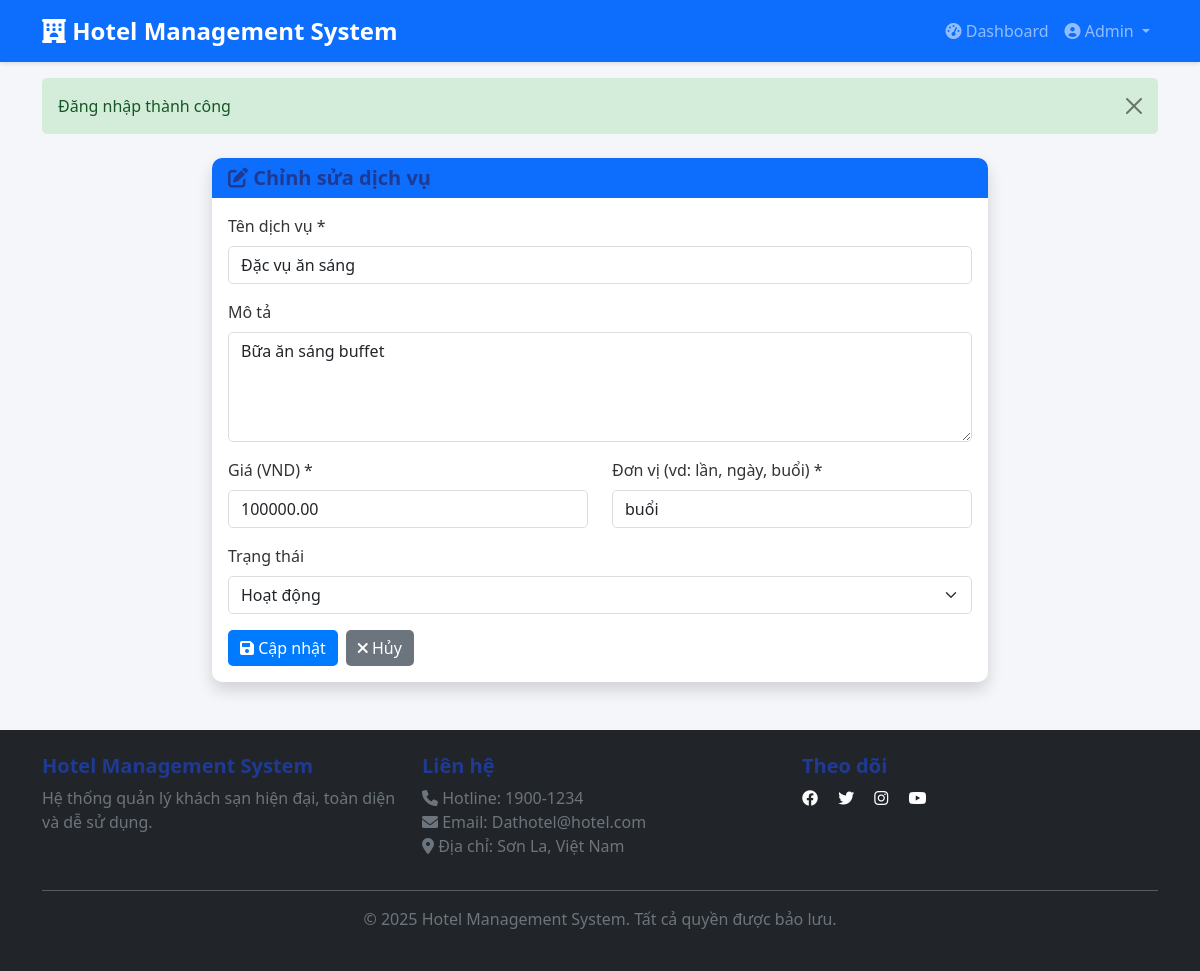
Page /modules/admin/services/edit.php?id=1 (signed in) on the committed database.
### tables this page shows
CREATE TABLE IF NOT EXISTS services (
    id INT PRIMARY KEY AUTO_INCREMENT,
    service_name NVARCHAR(100) NOT NULL,
    description TEXT,
    price DECIMAL(10,2) NOT NULL,
    unit NVARCHAR(20),
    status ENUM('active', 'inactive') DEFAULT 'active',
    created_at TIMESTAMP DEFAULT CURRENT_TIMESTAMP,
    INDEX idx_service_name (service_name),
    INDEX idx_status (status)
);

### includes/functions.php (called while the page is built, shortened)
<?php
function esc($text) {
    return htmlspecialchars($text, ENT_QUOTES, 'UTF-8');
}
?>

### modules/admin/services/edit.php (the view, shortened to what this page needs)
<?php
require_once '../../../config/database.php';
require_once '../../../includes/functions.php';
$service_id = $_GET['id'] ?? 0;
$service = null;
try {
    $stmt = $pdo->prepare("SELECT * FROM services WHERE id = :id");
    $stmt->execute(['id' => $service_id]);
    $service = $stmt->fetch();
} catch (PDOException $e) {
    error_log($e->getMessage());
    die('Lỗi: ' . $e->getMessage());
}
?>
<?php include_once ROOT_PATH . 'includes/header.php'; ?>
<div class="container-fluid mt-4">
    <div class="row justify-content-center">
        <div class="col-md-8">
            <div class="card shadow">
                <div class="card-header bg-primary text-white">
                    <h5 class="mb-0"><i class="fas fa-edit"></i> Chỉnh sửa dịch vụ</h5>
                </div>
                <div class="card-body">
                    <form method="POST">
                        <div class="mb-3">
                            <label for="service_name" class="form-label">Tên dịch vụ *</label>
                            <input type="text" class="form-control" id="service_name" name="service_name"
                                   value="<?php echo esc($service['service_name']); ?>" required>
                        </div>
                        <div class="mb-3">
                            <label for="description" class="form-label">Mô tả</label>
                            <textarea class="form-control" id="description" name="description" rows="4"><?php echo esc($service['description'] ?? ''); ?></textarea>
                        </div>
                        <div class="row">
                            <div class="col-md-6 mb-3">
                                <label for="price" class="form-label">Giá (VND) *</label>
                                <input type="number" class="form-control" id="price" name="price"
                                       value="<?php echo esc($service['price']); ?>" min="0" step="1000" required>
                            </div>
                            <div class="col-md-6 mb-3">
                                <label for="unit" class="form-label">Đơn vị (vd: lần, ngày, buổi) *</label>
                                <input type="text" class="form-control" id="unit" name="unit"
                                       value="<?php echo esc($service['unit']); ?>" required>
                            </div>
                        </div>
                        <div class="mb-3">
                            <label for="status" class="form-label">Trạng thái</label>
                            <select class="form-select" id="status" name="status">
                                <option value="active" <?php echo ($service['status'] === 'active') ? 'selected' : ''; ?>>Hoạt động</option>
                            </select>
                        </div>
                        <div class="d-flex gap-2">
                            <button type="submit" class="btn btn-primary">
                                <i class="fas fa-save"></i> Cập nhật
                            </button>
                            <a href="index.php" class="btn btn-secondary">
                                <i class="fas fa-times"></i> Hủy
                            </a>
                        </div>
                    </form>
                </div>
            </div>
        </div>
    </div>
</div>
<?php include_once ROOT_PATH . 'includes/footer.php'; ?>

### assets/css/style.css (style rules this page uses)
:root { --primary-color: #007bff; --success-color: #28a745; --danger-color: #dc3545; --warning-color: #ffc107; --info-color: #17a2b8; --light-color: #f8f9fa; --dark-color: #343a40; }
* { margin: 0; padding: 0; box-sizing: border-box; }
body { font-family: 'Segoe UI', Tahoma, Geneva, Verdana, sans-serif; color: #333; background-color: #f5f6fa; }
h1, h2, h3, h4, h5, h6 { font-weight: 600; color: #1f3a93; }
.card { border: none; border-radius: 10px; box-shadow: 0 2px 8px rgba(0, 0, 0, 0.1); transition: all 0.3s ease; }
.card-header { border-radius: 10px 10px 0 0 !important; border: none; font-weight: 600; }
.btn { border-radius: 5px; font-weight: 500; transition: all 0.3s ease; border: none; }
.btn-primary { background-color: var(--primary-color); }
.form-control, .form-select { border-radius: 5px; border: 1px solid #ddd; transition: border-color 0.3s ease; }
.gap-2 { gap: 0.5rem; }
a { color: var(--primary-color); text-decoration: none; transition: color 0.3s ease; }

### rows in the picture
services: service_name "Đặc vụ ăn sáng", description "Bữa ăn sáng buffet", price "100000.00", unit "buổi", status "Hoạt động"

### other values in the picture
APP_NAME "Hotel Management System"
$_SESSION['full_name'] "Admin"
$flash['message'] "Đăng nhập thành công"
